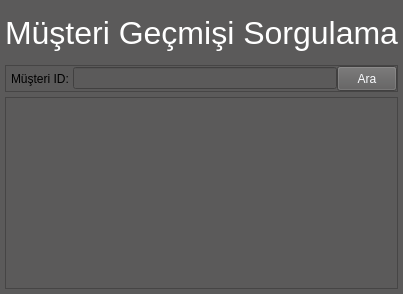
                   <widget class="QWidget" name="page_android_game">
                    <property name="styleSheet">
                     <string notr="true">background:rgb(91,90,90);</string>
                    </property>
                    <layout class="QVBoxLayout" name="verticalLayout_11">
                     <property name="spacing">
                      <number>5</number>
                     </property>
                     <property name="leftMargin">
                      <number>5</number>
                     </property>
                     <property name="topMargin">
                      <number>5</number>
                     </property>
                     <property name="rightMargin">
                      <number>5</number>
                     </property>
                     <property name="bottomMargin">
                      <number>5</number>
                     </property>
                     <item>
                      <widget class="QLabel" name="lab_gamepad">
                       <property name="minimumSize">
                        <size>
                         <width>0</width>
                         <height>55</height>
                        </size>
                       </property>
                       <property name="maximumSize">
                        <size>
                         <width>16777215</width>
                         <height>55</height>
                        </size>
                       </property>
                       <property name="font">
                        <font>
                         <family>Segoe UI</family>
                         <pointsize>24</pointsize>
                        </font>
                       </property>
                       <property name="styleSheet">
                        <string notr="true">color:rgb(255,255,255);</string>
                       </property>
                       <property name="text">
                        <string>Müşteri Geçmişi Sorgulama</string>
                       </property>
                      </widget>
                     </item>
                     <item>
                      <widget class="QFrame" name="frame_textbar">
                       <property name="styleSheet">
                        <string notr="true">background:rgb(91,90,90);</string>
                       </property>
                       <property name="frameShape">
                        <enum>QFrame::Shape::StyledPanel</enum>
                       </property>
                       <property name="frameShadow">
                        <enum>QFrame::Shadow::Raised</enum>
                       </property>
                       <layout class="QHBoxLayout" name="horizontalLayout_26">
                        <property name="spacing">
                         <number>0</number>
                        </property>
                        <property name="leftMargin">
                         <number>5</number>
                        </property>
                        <property name="topMargin">
                         <number>0</number>
                        </property>
                        <property name="rightMargin">
                         <number>0</number>
                        </property>
                        <property name="bottomMargin">
                         <number>0</number>
                        </property>
                        <item>
                         <widget class="QLabel" name="label_4">
                          <property name="maximumSize">
                           <size>
                            <width>75</width>
                            <height>16777215</height>
                           </size>
                          </property>
                          <property name="palette">
                           <palette>
                            <active>
                             <colorrole role="Button">
                              <brush brushstyle="SolidPattern">
                               <color alpha="255">
                                <red>91</red>
                                <green>90</green>
                                <blue>90</blue>
                               </color>
                              </brush>
                             </colorrole>
                             <colorrole role="Base">
                              <brush brushstyle="SolidPattern">
                               <color alpha="255">
                                <red>91</red>
                                <green>90</green>
                                <blue>90</blue>
                               </color>
                              </brush>
                             </colorrole>
                             <colorrole role="Window">
                              <brush brushstyle="SolidPattern">
                               <color alpha="255">
                                <red>91</red>
                                <green>90</green>
                                <blue>90</blue>
                               </color>
                              </brush>
                             </colorrole>
                            </active>
                            <inactive>
                             <colorrole role="Button">
                              <brush brushstyle="SolidPattern">
                               <color alpha="255">
                                <red>91</red>
                                <green>90</green>
                                <blue>90</blue>
                               </color>
                              </brush>
                             </colorrole>
                             <colorrole role="Base">
                              <brush brushstyle="SolidPattern">
                               <color alpha="255">
                                <red>91</red>
                                <green>90</green>
                                <blue>90</blue>
                               </color>
                              </brush>
                             </colorrole>
                             <colorrole role="Window">
                              <brush brushstyle="SolidPattern">
                               <color alpha="255">
                                <red>91</red>
                                <green>90</green>
                                <blue>90</blue>
                               </color>
                              </brush>
                             </colorrole>
                            </inactive>
                            <disabled>
                             <colorrole role="Button">
                              <brush brushstyle="SolidPattern">
                               <color alpha="255">
                                <red>91</red>
                                <green>90</green>
                                <blue>90</blue>
                               </color>
                              </brush>
                             </colorrole>
                             <colorrole role="Base">
                              <brush brushstyle="SolidPattern">
                               <color alpha="255">
                                <red>91</red>
                                <green>90</green>
                                <blue>90</blue>
                               </color>
                              </brush>
                             </colorrole>
                             <colorrole role="Window">
                              <brush brushstyle="SolidPattern">
                               <color alpha="255">
                                <red>91</red>
                                <green>90</green>
                                <blue>90</blue>
                               </color>
                              </brush>
                             </colorrole>
                            </disabled>
                           </palette>
                          </property>
                          <property name="text">
                           <string>Müşteri ID: </string>
                          </property>
                         </widget>
                        </item>
                        <item>
                         <widget class="QLineEdit" name="lineEdit_2">
                          <property name="maximumSize">
                           <size>
                            <width>500</width>
                            <height>16777215</height>
                           </size>
                          </property>
                         </widget>
                        </item>
                        <item>
                         <widget class="QPushButton" name="pushButton_2">
                          <property name="minimumSize">
                           <size>
                            <width>40</width>
                            <height>25</height>
                           </size>
                          </property>
                          <property name="maximumSize">
                           <size>
                            <width>60</width>
                            <height>25</height>
                           </size>
                          </property>
                          <property name="palette">
                           <palette>
                            <active>
                             <colorrole role="WindowText">
                              <brush brushstyle="SolidPattern">
                               <color alpha="255">
                                <red>251</red>
                                <green>252</green>
                                <blue>255</blue>
                               </color>
                              </brush>
                             </colorrole>
                             <colorrole role="Button">
                              <brush brushstyle="SolidPattern">
                               <color alpha="255">
                                <red>91</red>
                                <green>90</green>
                                <blue>90</blue>
                               </color>
                              </brush>
                             </colorrole>
                             <colorrole role="ButtonText">
                              <brush brushstyle="SolidPattern">
                               <color alpha="255">
                                <red>251</red>
                                <green>252</green>
                                <blue>255</blue>
                               </color>
                              </brush>
                             </colorrole>
                             <colorrole role="Base">
                              <brush brushstyle="SolidPattern">
                               <color alpha="255">
                                <red>91</red>
                                <green>90</green>
                                <blue>90</blue>
                               </color>
                              </brush>
                             </colorrole>
                             <colorrole role="Window">
                              <brush brushstyle="SolidPattern">
                               <color alpha="255">
                                <red>91</red>
                                <green>90</green>
                                <blue>90</blue>
                               </color>
                              </brush>
                             </colorrole>
                            </active>
                            <inactive>
                             <colorrole role="WindowText">
                              <brush brushstyle="SolidPattern">
                               <color alpha="255">
                                <red>251</red>
                                <green>252</green>
                                <blue>255</blue>
                               </color>
                              </brush>
                             </colorrole>
                             <colorrole role="Button">
                              <brush brushstyle="SolidPattern">
                               <color alpha="255">
                                <red>91</red>
                                <green>90</green>
                                <blue>90</blue>
                               </color>
                              </brush>
                             </colorrole>
                             <colorrole role="ButtonText">
                              <brush brushstyle="SolidPattern">
                               <color alpha="255">
                                <red>251</red>
                                <green>252</green>
                                <blue>255</blue>
                               </color>
                              </brush>
                             </colorrole>
                             <colorrole role="Base">
                              <brush brushstyle="SolidPattern">
                               <color alpha="255">
                                <red>91</red>
                                <green>90</green>
                                <blue>90</blue>
                               </color>
                              </brush>
                             </colorrole>
                             <colorrole role="Window">
                              <brush brushstyle="SolidPattern">
                               <color alpha="255">
                                <red>91</red>
                                <green>90</green>
                                <blue>90</blue>
                               </color>
                              </brush>
                             </colorrole>
                            </inactive>
                            <disabled>
                             <colorrole role="Button">
                              <brush brushstyle="SolidPattern">
                               <color alpha="255">
                                <red>91</red>
                                <green>90</green>
                                <blue>90</blue>
                               </color>
                              </brush>
                             </colorrole>
                             <colorrole role="Base">
                              <brush brushstyle="SolidPattern">
                               <color alpha="255">
                                <red>91</red>
                                <green>90</green>
                                <blue>90</blue>
                               </color>
                              </brush>
                             </colorrole>
                             <colorrole role="Window">
                              <brush brushstyle="SolidPattern">
                               <color alpha="255">
                                <red>91</red>
                                <green>90</green>
                                <blue>90</blue>
                               </color>
                              </brush>
                             </colorrole>
                            </disabled>
                           </palette>
                          </property>
                          <property name="text">
                           <string>Ara</string>
                          </property>
                         </widget>
                        </item>
                       </layout>
                      </widget>
                     </item>
                     <item>
                      <widget class="QListWidget" name="listWidget_4">
                       <property name="maximumSize">
                        <size>
                         <width>16777215</width>
                         <height>200</height>
                        </size>
                       </property>
                      </widget>
                     </item>
                    </layout>
                   </widget>
